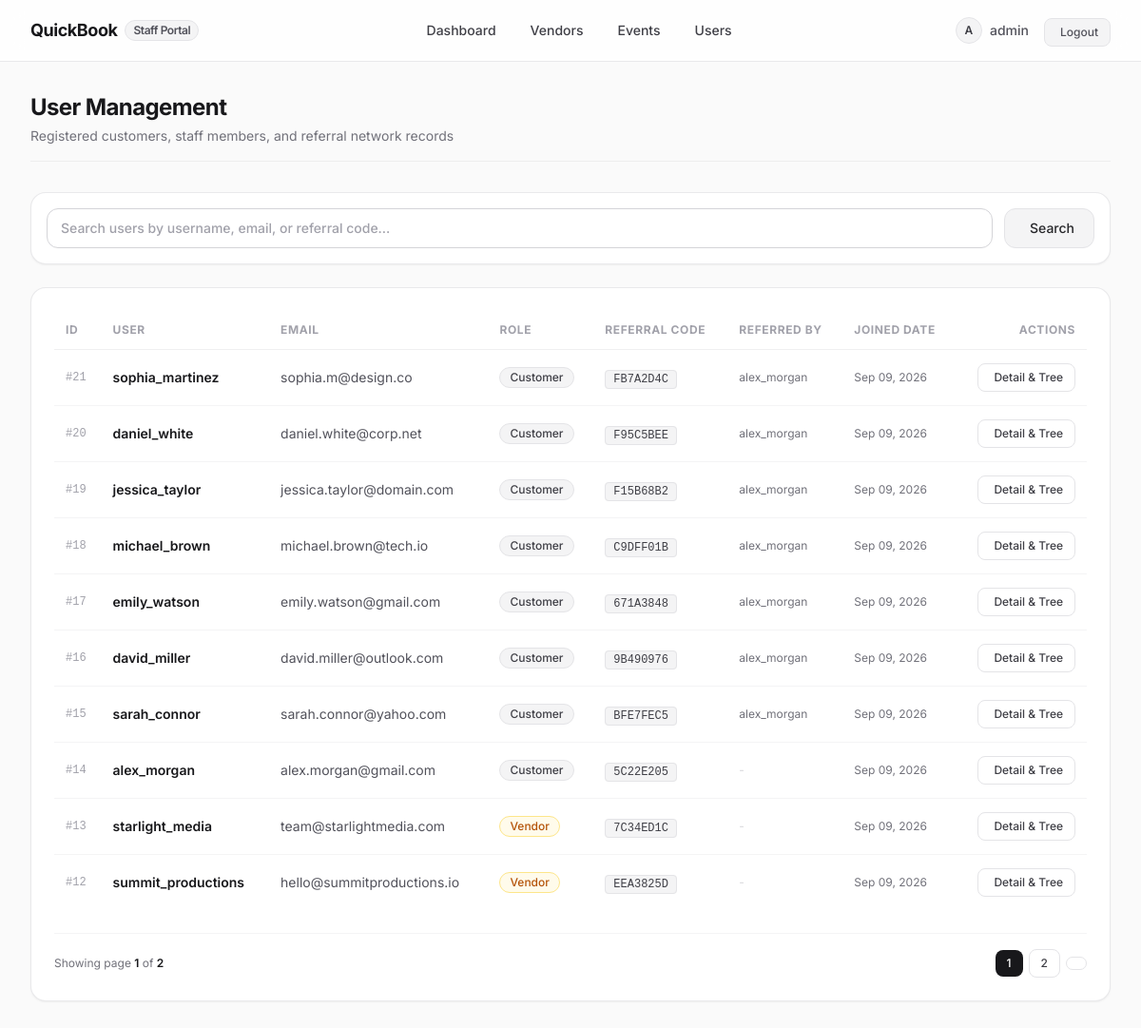
The app's page /dashboard/users/ (signed in) with its own data.
### accounts/models.py (models this page shows, shortened)
class User(AbstractUser):
    email = models.EmailField(unique=True)
    is_vendor = models.BooleanField(default=False)
    referral_code = models.CharField(max_length=20, unique=True, blank=True, null=True)
    referred_by = models.ForeignKey(
        'self',
        on_delete=models.SET_NULL,
        null=True,
        blank=True,
        related_name='referrals'
    )
    created_at = models.DateTimeField(auto_now_add=True)

### dashboard/views.py (the view)
# urls.py: path('users/', UserListView.as_view(), name='dashboard-user-list'),
class UserListView(StaffRequiredMixin, ListView):
    model = User
    template_name = 'dashboard/user_list.html'
    context_object_name = 'users_list'
    paginate_by = 10
    def get_queryset(self):
        qs = User.objects.all().order_by('-created_at')
        query = self.request.GET.get('q')
        if query:
            qs = qs.filter(
                Q(username__icontains=query) |
                Q(email__icontains=query) |
                Q(referral_code__icontains=query)
            )
        return qs

### dashboard/views.py (called while the page is built)
    def test_func(self):
        return self.request.user.is_authenticated and self.request.user.is_staff

### dashboard/templates/dashboard/user_list.html (shortened to what this page needs)
{% extends 'dashboard/base.html' %}
{% block content %}
<div class="flex flex-col sm:flex-row sm:items-center sm:justify-between mb-8 pb-4 border-b border-zinc-200/60">
    <div>
        <h1 class="text-2xl font-bold tracking-tight text-zinc-900">User Management</h1>
        <p class="text-sm text-zinc-500 mt-1">Registered customers, staff members, and referral network records</p>
    </div>
</div>
<div class="bg-white border border-zinc-200/80 rounded-2xl p-4 mb-6 shadow-sm">
    <form method="get" class="flex flex-col sm:flex-row gap-3">
        <div class="flex-grow">
            <input type="text" name="q" value="{{ request.GET.q|default:'' }}" placeholder="Search users by username, email, or referral code..." class="w-full px-3.5 py-2.5 rounded-xl border border-zinc-300 text-sm font-medium text-zinc-900 focus:outline-none focus:ring-2 focus:ring-zinc-900 focus:border-zinc-900 transition-all placeholder:text-zinc-400">
        </div>
        <button type="submit" class="px-5 py-2.5 rounded-xl bg-zinc-100 hover:bg-zinc-200/80 text-zinc-800 font-medium text-sm border border-zinc-200 transition-colors flex items-center justify-center gap-1.5">
            <span>Search</span>
        </button>
    </form>
</div>
<div class="bg-white border border-zinc-200/80 rounded-2xl p-6 shadow-sm">
    <div class="overflow-x-auto">
        <table class="w-full text-left border-collapse">
            <thead>
                <tr class="border-b border-zinc-200/60 text-xs font-semibold uppercase tracking-wider text-zinc-400">
                    <th class="py-3 px-3">ID</th>
                    <th class="py-3 px-3">User</th>
                    <th class="py-3 px-3">Email</th>
                    <th class="py-3 px-3">Role</th>
                    <th class="py-3 px-3">Referral Code</th>
                    <th class="py-3 px-3">Referred By</th>
                    <th class="py-3 px-3">Joined Date</th>
                    <th class="py-3 px-3 text-right">Actions</th>
                </tr>
            </thead>
            <tbody class="divide-y divide-zinc-100 text-sm">
                {% for u in users_list %}
                <tr class="hover:bg-zinc-50/80 transition-colors">
                    <td class="py-3.5 px-3 text-zinc-400 font-mono text-xs">#{{ u.id }}</td>
                    <td class="py-3.5 px-3 font-semibold text-zinc-900">{{ u.username }}</td>
                    <td class="py-3.5 px-3 text-zinc-600">{{ u.email }}</td>
                    <td class="py-3.5 px-3">
                        {% if u.is_staff %}
                        <span class="inline-flex items-center px-2.5 py-0.5 rounded-full text-xs font-medium bg-zinc-900 text-white">Staff</span>
                        {% elif u.is_vendor %}
                        <span class="inline-flex items-center px-2.5 py-0.5 rounded-full text-xs font-medium bg-amber-50 text-amber-700 border border-amber-200">Vendor</span>
                        {% else %}
                        <span class="inline-flex items-center px-2.5 py-0.5 rounded-full text-xs font-medium bg-zinc-100 text-zinc-700 border border-zinc-200">Customer</span>
                        {% endif %}
                    </td>
                    <td class="py-3.5 px-3"><code class="px-2 py-0.5 rounded bg-zinc-100 border border-zinc-200 text-xs font-mono text-zinc-700">{{ u.referral_code }}</code></td>
                    <td class="py-3.5 px-3 text-zinc-500 text-xs">{% if u.referred_by %}{{ u.referred_by.username }}{% else %}<span class="text-zinc-300">-</span>{% endif %}</td>
                    <td class="py-3.5 px-3 text-zinc-500 text-xs">{{ u.created_at|date:"M d, Y" }}</td>
                    <td class="py-3.5 px-3 text-right">
                        <a href="{% url 'dashboard-user-detail' u.id %}" class="inline-flex items-center px-3 py-1.5 rounded-lg border border-zinc-200 text-xs font-medium text-zinc-700 hover:bg-zinc-100 transition-colors">
                             Detail & Tree
                        </a>
                    </td>
                </tr>
                {% empty %}
                <tr><td colspan="8" class="py-8 text-center text-sm text-zinc-400">No users found.</td></tr>
                {% endfor %}
            </tbody>
        </table>
    </div>
    {% if is_paginated %}
    <div class="flex flex-col sm:flex-row items-center justify-between gap-4 mt-6 pt-4 border-t border-zinc-100 text-xs text-zinc-500">
        <div>
            Showing page <span class="font-semibold text-zinc-900">{{ page_obj.number }}</span> of <span class="font-semibold text-zinc-900">{{ page_obj.paginator.num_pages }}</span>
        </div>
        <div class="flex items-center space-x-1.5">
            {% for num in page_obj.paginator.page_range %}
                {% if page_obj.number == num %}
                <span class="px-3 py-1.5 rounded-lg bg-zinc-900 text-white font-medium shadow-xs">{{ num }}</span>
                {% else %}
                <a href="?page={{ num }}" class="px-3 py-1.5 rounded-lg border border-zinc-200 bg-white hover:bg-zinc-50 text-zinc-700 font-medium transition-colors">{{ num }}</a>
                {% endif %}
            {% endfor %}
            {% if page_obj.has_next %}
            <a href="?page={{ page_obj.next_page_number }}" class="px-2.5 py-1.5 rounded-lg border border-zinc-200 bg-white hover:bg-zinc-50 text-zinc-700 font-medium transition-colors">
            </a>
            {% endif %}
        </div>
    </div>
    {% endif %}
</div>
{% endblock %}

### dashboard/templates/dashboard/base.html (shortened to what this page needs)
<!DOCTYPE html>
<html lang="en" class="h-full bg-zinc-50 text-zinc-900">
<head>
    <script src="https://cdn.tailwindcss.com"></script>
    <link href="https://cdn.jsdelivr.net/npm/remixicon@3.5.0/fonts/remixicon.css" rel="stylesheet">
</head>
<body class="min-h-full flex flex-col antialiased selection:bg-zinc-900 selection:text-white">
    <header class="sticky top-0 z-40 bg-white/80 backdrop-blur-md border-b border-zinc-200/80">
        <div class="max-w-7xl mx-auto px-4 sm:px-6 lg:px-8">
            <div class="flex items-center justify-between h-16">
                <div class="flex items-center space-x-3">
                    <a href="{% if user.is_vendor and not user.is_staff %}{% url 'dashboard-event-list' %}{% else %}{% url 'dashboard-home' %}{% endif %}" class="flex items-center space-x-2 text-zinc-900 font-bold text-lg tracking-tight hover:opacity-80 transition-opacity">
                        <span>QuickBook</span>
                        {% if user.is_staff %}
                        <span class="text-xs font-semibold px-2 py-0.5 rounded-full bg-zinc-100 text-zinc-600 border border-zinc-200">Staff Portal</span>
                        {% elif user.is_vendor %}
                        <span class="text-xs font-semibold px-2 py-0.5 rounded-full bg-emerald-50 text-emerald-700 border border-emerald-200">Vendor Portal</span>
                        {% else %}
                        <span class="text-xs font-semibold px-2 py-0.5 rounded-full bg-zinc-100 text-zinc-600 border border-zinc-200">Dashboard</span>
                        {% endif %}
                    </a>
                </div>
                {% if user.is_authenticated %}
                <nav class="hidden md:flex items-center space-x-1">
                    {% if user.is_staff %}
                    <a href="{% url 'dashboard-home' %}" class="px-3.5 py-2 rounded-lg text-sm font-medium transition-colors hover:bg-zinc-100 text-zinc-700">
                         Dashboard
                    </a>
                    <a href="{% url 'dashboard-vendor-list' %}" class="px-3.5 py-2 rounded-lg text-sm font-medium transition-colors hover:bg-zinc-100 text-zinc-700">
                         Vendors
                    </a>
                    <a href="{% url 'dashboard-event-list' %}" class="px-3.5 py-2 rounded-lg text-sm font-medium transition-colors hover:bg-zinc-100 text-zinc-700">
                         Events
                    </a>
                    <a href="{% url 'dashboard-user-list' %}" class="px-3.5 py-2 rounded-lg text-sm font-medium transition-colors hover:bg-zinc-100 text-zinc-700">
                         Users
                    </a>
                    {% elif user.is_vendor %}
                    <a href="{% url 'dashboard-event-list' %}" class="px-3.5 py-2 rounded-lg text-sm font-medium transition-colors hover:bg-zinc-100 text-zinc-700">
                        <i class="ri-calendar-event-line me-1 text-zinc-400"></i> My Events
                    </a>
                    {% endif %}
                </nav>
                <div class="flex items-center space-x-4">
                    <div class="flex items-center space-x-2 text-sm text-zinc-600 font-medium">
                        <div class="w-7 h-7 rounded-full bg-zinc-100 border border-zinc-200 flex items-center justify-center text-zinc-700 font-semibold text-xs">
                            {{ user.username|slice:":1"|upper }}
                        </div>
                        <span>{{ user.username }}</span>
                    </div>
                    <form method="post" action="{% url 'dashboard-logout' %}" class="inline">
                        <button type="submit" class="inline-flex items-center px-3 py-1.5 text-xs font-medium rounded-lg text-zinc-600 bg-zinc-100 hover:bg-zinc-200/80 transition-colors border border-zinc-200">
                             Logout
                        </button>
                    </form>
                </div>
                {% endif %}
            </div>
        </div>
    </header>
    <main class="flex-grow max-w-7xl w-full mx-auto px-4 sm:px-6 lg:px-8 py-8">
        {% block content %}{% endblock %}
    </main>
</body>
</html>

### dashboard/templates/dashboard/base.html (style rules this page uses)
body { font-family: 'Inter', sans-serif; }

### records on screen
User: username "A", username "admin"
User: id "21", username "sophia_martinez", email "sophia.m@design.co", is_staff "Customer", referral_code "FB7A2D4C", referred_by.username "alex_morgan", created_at "Sep 09, 2026"
User: id "20", username "daniel_white", email "daniel.white@corp.net", is_staff "Customer", referral_code "F95C5BEE", referred_by.username "alex_morgan", created_at "Sep 09, 2026"
User: id "19", username "jessica_taylor", email "jessica.taylor@domain.com", is_staff "Customer", referral_code "F15B68B2", referred_by.username "alex_morgan", created_at "Sep 09, 2026"
User: id "18", username "michael_brown", email "michael.brown@tech.io", is_staff "Customer", referral_code "C9DFF01B", referred_by.username "alex_morgan", created_at "Sep 09, 2026"
User: id "17", username "emily_watson", email "emily.watson@gmail.com", is_staff "Customer", referral_code "671A3848", referred_by.username "alex_morgan", created_at "Sep 09, 2026"
User: id "16", username "david_miller", email "david.miller@outlook.com", is_staff "Customer", referral_code "9B490976", referred_by.username "alex_morgan", created_at "Sep 09, 2026"
User: id "15", username "sarah_connor", email "sarah.connor@yahoo.com", is_staff "Customer", referral_code "BFE7FEC5", referred_by.username "alex_morgan", created_at "Sep 09, 2026"
User: id "14", username "alex_morgan", email "alex.morgan@gmail.com", is_staff "Customer", referral_code "5C22E205", created_at "Sep 09, 2026"
User: id "13", username "starlight_media", email "team@starlightmedia.com", is_staff "Vendor", referral_code "7C34ED1C", created_at "Sep 09, 2026"
User: id "12", username "summit_productions", email "hello@summitproductions.io", is_staff "Vendor", referral_code "EEA3825D", created_at "Sep 09, 2026"

### other values on screen
{{ page_obj.number }} "1"
{{ page_obj.paginator.num_pages }} "2"
{{ num }} "1"
{{ num }} "2"
